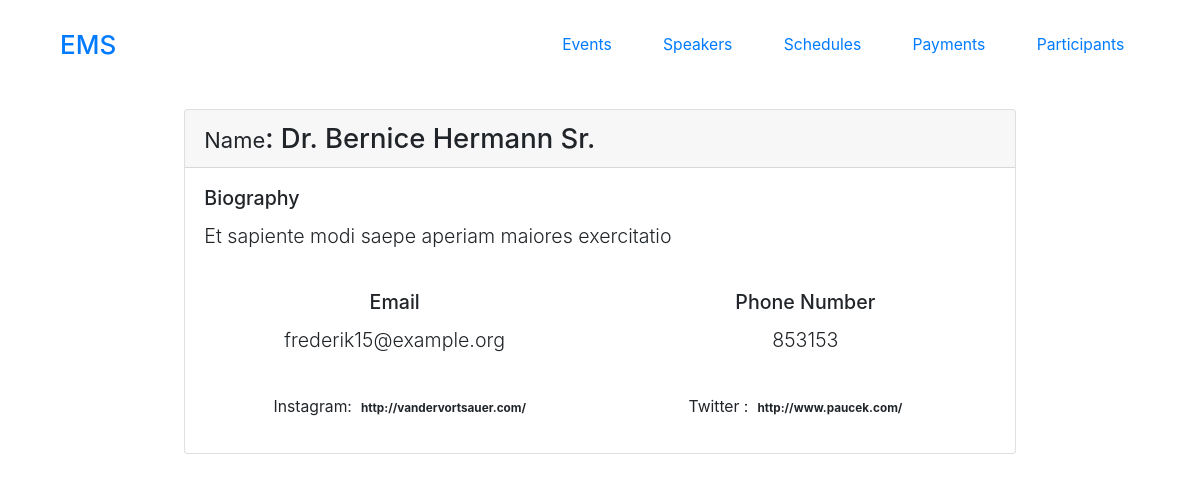
The app's page /speakers/Dr. Bernice Hermann Sr./ with its own data.
### speaker/models.py (models this page shows, shortened)
class Speaker(models.Model):
    name = models.CharField(max_length=150)
    biography = models.TextField()
    photo = models.ImageField(upload_to='speaker/logo/', blank=True)
    email = models.EmailField()
    phone_number = models.CharField(max_length=20)
    linkedin = models.URLField(blank=True, null=True)
    twitter = models.URLField(blank=True, null=True)
    instagram = models.URLField(blank=True, null=True)

### speaker/views.py (the view)
# urls.py: path('<str:name>/', views.speaker_detail, name='')
def speaker_detail( request, name):
        speaker = Speaker.objects.get(name=name)
        return render(request, 'speaker/speakerdetail.html', {'speaker': speaker})

### templates/speaker/speakerdetail.html
{% extends 'base.html' %}
{%block content %}
<div class="card w-75" style="margin: auto; padding-bottom: 15px">
  <h3 class="card-header display-6 fs-3 fw-light">
    <small class="fs-2 fw-normal">Name</small>: {{speaker.name}}
  </h3>
  <div class="card-body container">
    <div>
      <h5 class="card-title">Biography</h5>
      <p class="lead">{{speaker.biography}}</p>
    </div>
    <br />
    <div class="row text-center">
      <div class="col">
        <h5 class="card-title">Email</h5>
        <p class="lead">{{speaker.email}}</p>
      </div>
      <div class="col">
        <h5 class="card-title">Phone Number</h5>
        <p class="lead">{{speaker.phone_number}}</p>
      </div>
    </div>
    <br />
    <div class="container text-center">
      <div class="row">
        <div class="col">
          Instagram:
          <span class="badge rounded-pill text-bg-info"
            >{{speaker.instagram}}</span
          >
        </div>
        <div class="col">
          Twitter :
          <span class="badge rounded-pill text-bg-info"
            >{{speaker.twitter}}</span
          >
        </div>
      </div>
    </div>
  </div>
</div>
{% endblock content %}

### static/css/styles.css (style rules this page uses)
* { margin: 0; padding: 0; box-sizing: border-box; }
html { font-size: 98%; }

### records on screen
Speaker: name "Dr. Bernice Hermann Sr.", biography "Et sapiente modi saepe aperiam maiores exercitatio", email "frederik15@example.org", phone_number "853153", instagram "http://vandervortsauer.com/", twitter "http://www.paucek.com/"
